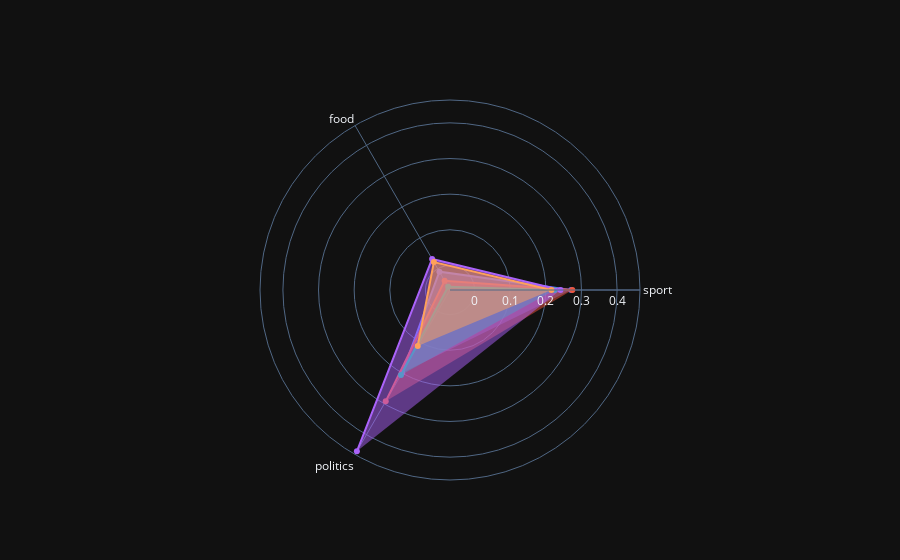

Notebook cell for this chart:
### Code cell
docs_selection = range(5)
print([fileids[index] for index in docs_selection])
radarChart(U,fileids, docs_selection )

### Figure 1 — Plotly figure (JSON) as saved in the notebook; plotly's stock layout.template omitted (floating-point values rounded to 4 significant figures)
{"data": [{"fill": "toself", "name": "cd01", "r": [0.2711, -0.009541, 0.1992], "theta": ["sport", "food", "politics"], "type": "scatterpolar"}, {"fill": "toself", "name": "cd02", "r": [0.2743, -0.03878, 0.2919], "theta": ["sport", "food", "politics"], "type": "scatterpolar"}, {"fill": "toself", "name": "cd03", "r": [0.2245, -0.05844, 0.2062], "theta": ["sport", "food", "politics"], "type": "scatterpolar"}, {"fill": "toself", "name": "cd04", "r": [0.2411, 0.0315, 0.4538], "theta": ["sport", "food", "politics"], "type": "scatterpolar"}, {"fill": "toself", "name": "cd05", "r": [0.2157, 0.02146, 0.1122], "theta": ["sport", "food", "politics"], "type": "scatterpolar"}], "layout": {"polar": {"radialaxis": {"visible": true}}, "showlegend": false}}
